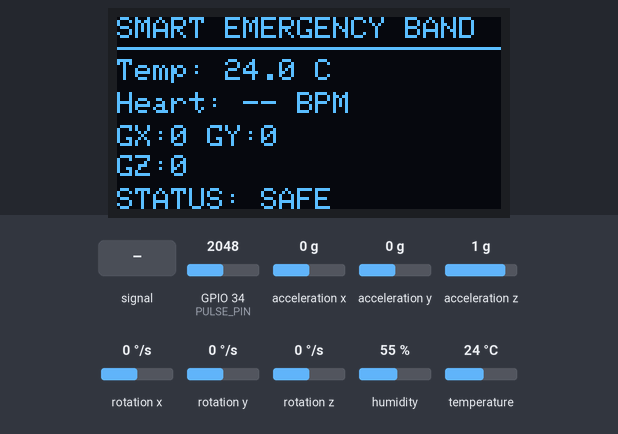
Simulated run of this sketch. Board: ESP32. On the bench: 128×64 one-colour display. Wiring (inferred from the names in the program): MPU-6050 motion sensor at I2C address 0x68. Inputs (shaded band) come from the test bench; at power-on: rotation x 0 °/s, rotation y 0 °/s, temperature 24 °C, GPIO 34 (PULSE_PIN) = 2048, acceleration x 0 g, acceleration y 0 g, acceleration z 1 g, rotation z 0 °/s, humidity 55 % (analog values on the 0–4095 scale). What the sketch prints to the serial monitor is not drawn.

Above: at 5.3 s.
5.4 s: GPIO 34 (PULSE_PIN) fed a 50 Hz sine of ±1228 counts around its level
At 10.7 s:
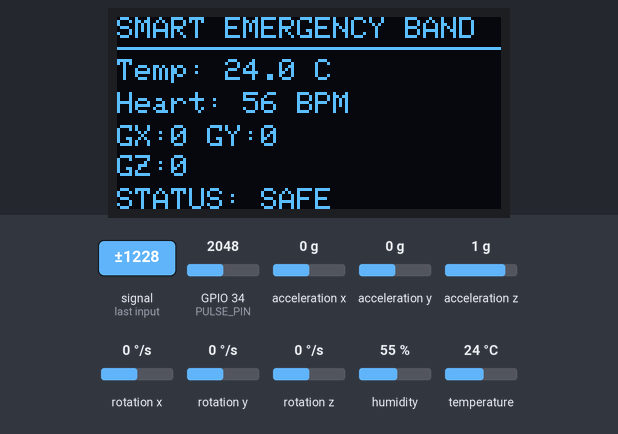
11.0 s: rotation x set to -192 °/s
At 12.4 s:
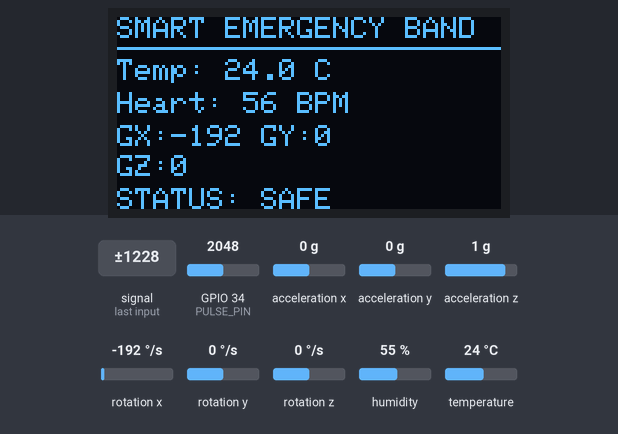
15.3 s: rotation y set to -192 °/s
At 16.6 s:
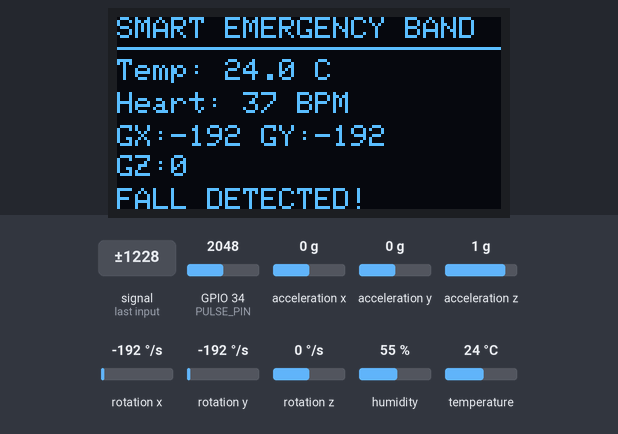
21.4 s: temperature set to 12 °C
At 25.4 s:
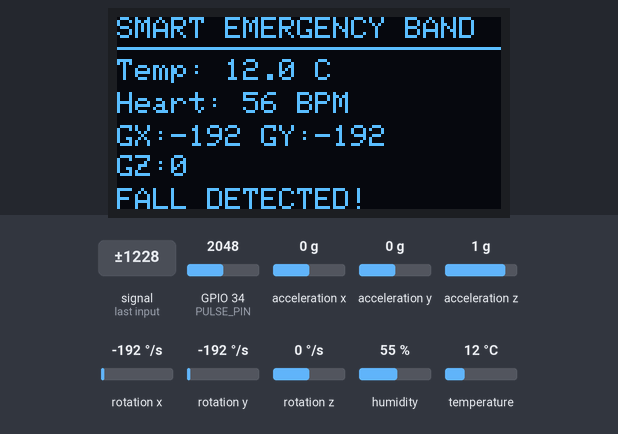
25.5 s: GPIO 34 (PULSE_PIN) set to 1960
At 27.1 s:
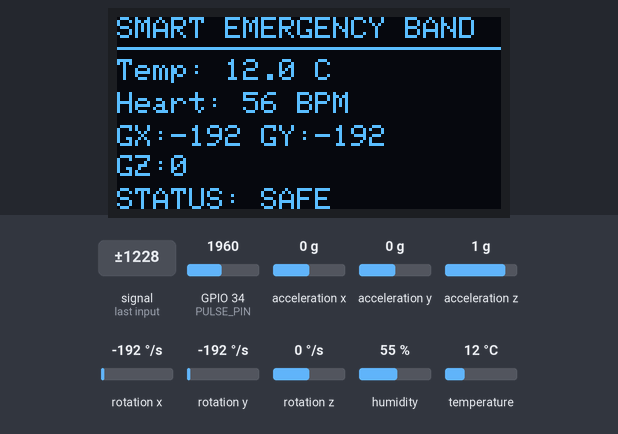
28.7 s: GPIO 34 (PULSE_PIN) fed a 1000 Hz sine of ±1023 counts around its level
At 34.3 s:
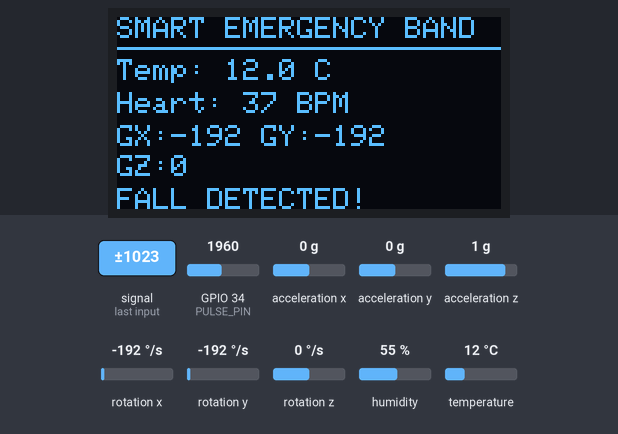
Timing chart, 0 to 35.6 s (numbered marks = the images above; inputs shaded):
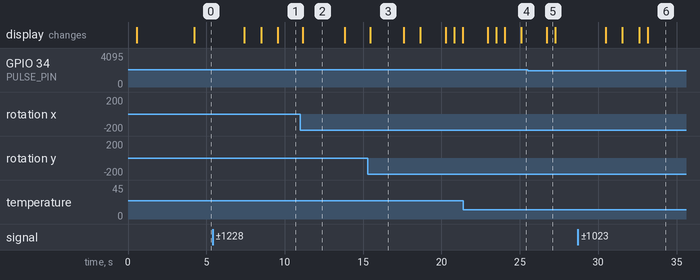

The sketch:

Smart_Emergency_Band_esp32.ino
```cpp
#include <Wire.h>
#include <Adafruit_GFX.h>
#include <Adafruit_SSD1306.h>
#include <DHT.h>

// =====================================================
// I2C
// =====================================================
#define SDA_PIN 21
#define SCL_PIN 22

// =====================================================
// MPU6050
// =====================================================
#define MPU_ADDR 0x68

#define PWR_MGMT_1   0x6B
#define ACCEL_XOUT_H 0x3B

// =====================================================
// DHT11
// =====================================================
#define DHT_PIN 4
#define DHT_TYPE DHT11

DHT dht(DHT_PIN, DHT_TYPE);

// =====================================================
// OLED
// =====================================================
#define SCREEN_WIDTH 128
#define SCREEN_HEIGHT 64
#define OLED_ADDR 0x3C
#define OLED_RESET -1

Adafruit_SSD1306 display(
  SCREEN_WIDTH,
  SCREEN_HEIGHT,
  &Wire,
  OLED_RESET
);

// =====================================================
// PULSE SENSOR
// =====================================================
#define PULSE_PIN 34

int pulseValue = 0;
int pulseThreshold = 2000;

bool beatDetected = false;

unsigned long lastBeatTime = 0;

int bpm = 0;

// =====================================================
// MPU VALUES
// =====================================================
int16_t AcX, AcY, AcZ;
int16_t GyX, GyY, GyZ;

float gx, gy, gz;

// =====================================================
// DHT VALUES
// =====================================================
float temperature = 0;
float humidity = 0;

// =====================================================
// GYRO FALL DETECTION
// =====================================================

// Gyroscope magnitude
float gyroMagnitude = 0;

// Adjust this value according to your sensor
float gyroFallThreshold = 250.0;

bool possibleFall = false;
bool fallDetected = false;

unsigned long fallStartTime = 0;


// =====================================================
// WRITE MPU REGISTER
// =====================================================
void writeMPU(byte reg, byte data) {

  Wire.beginTransmission(MPU_ADDR);
  Wire.write(reg);
  Wire.write(data);
  Wire.endTransmission();
}


// =====================================================
// READ MPU
// =====================================================
void readMPU() {

  Wire.beginTransmission(MPU_ADDR);
  Wire.write(ACCEL_XOUT_H);
  Wire.endTransmission(false);

  Wire.requestFrom(MPU_ADDR, 14);

  if (Wire.available() == 14) {

    AcX = Wire.read() << 8 | Wire.read();
    AcY = Wire.read() << 8 | Wire.read();
    AcZ = Wire.read() << 8 | Wire.read();

    // Skip temperature
    Wire.read();
    Wire.read();

    GyX = Wire.read() << 8 | Wire.read();
    GyY = Wire.read() << 8 | Wire.read();
    GyZ = Wire.read() << 8 | Wire.read();
  }

  // Gyroscope conversion
  gx = GyX / 131.0;
  gy = GyY / 131.0;
  gz = GyZ / 131.0;

  // Calculate total gyro movement
  gyroMagnitude = sqrt(
    (gx * gx) +
    (gy * gy) +
    (gz * gz)
  );
}


// =====================================================
// GYRO FALL DETECTION
// =====================================================
void detectFall() {

  // Detect sudden rotational movement
  if (gyroMagnitude > gyroFallThreshold &&
      !possibleFall &&
      !fallDetected) {

    possibleFall = true;

    fallStartTime = millis();

    Serial.println();
    Serial.println("POSSIBLE FALL DETECTED!");
  }


  // Confirm after sudden movement
  if (possibleFall) {

    // If another strong movement occurs
    if (gyroMagnitude > gyroFallThreshold) {

      fallDetected = true;

      possibleFall = false;

      fallStartTime = millis();

      Serial.println();
      Serial.println("********************************");
      Serial.println("       FALL DETECTED!");
      Serial.println("********************************");
    }


    // Cancel after 1 second
    if (millis() - fallStartTime > 1000) {

      possibleFall = false;
    }
  }


  // Keep fall message for 5 seconds
  if (fallDetected) {

    if (millis() - fallStartTime > 5000) {

      fallDetected = false;
    }
  }
}


// =====================================================
// HEART RATE
// =====================================================
void readHeartRate() {

  pulseValue = analogRead(PULSE_PIN);

  unsigned long currentTime = millis();

  if (pulseValue > pulseThreshold &&
      !beatDetected) {

    beatDetected = true;

    if (lastBeatTime > 0) {

      unsigned long beatInterval =
        currentTime - lastBeatTime;

      if (beatInterval >= 300 &&
          beatInterval <= 2000) {

        bpm = 60000 / beatInterval;
      }
    }

    lastBeatTime = currentTime;
  }


  if (pulseValue < pulseThreshold) {

    beatDetected = false;
  }


  if (bpm < 30 || bpm > 220) {

    bpm = 0;
  }
}


// =====================================================
// SETUP
// =====================================================
void setup() {

  Serial.begin(115200);

  Wire.begin(SDA_PIN, SCL_PIN);

  delay(500);


  // ===================================================
  // OLED
  // ===================================================

  if (!display.begin(
        SSD1306_SWITCHCAPVCC,
        OLED_ADDR)) {

    Serial.println("OLED NOT FOUND!");

    while (1);
  }


  display.clearDisplay();

  display.setTextColor(SSD1306_WHITE);

  display.setTextSize(1);

  display.setCursor(0, 0);
  display.println("SMART EMERGENCY BAND");

  display.setCursor(0, 20);
  display.println("Starting sensors...");

  display.display();

  delay(1500);


  // ===================================================
  // MPU6050
  // ===================================================

  writeMPU(PWR_MGMT_1, 0x00);

  delay(100);

  Serial.println();
  Serial.println("SMART EMERGENCY BAND");
  Serial.println("--------------------");

  Serial.println("MPU6050 initialized");


  // ===================================================
  // DHT11
  // ===================================================

  dht.begin();

  Serial.println("DHT11 initialized");


  // ===================================================
  // PULSE SENSOR
  // ===================================================

  pinMode(PULSE_PIN, INPUT);

  analogReadResolution(12);

  Serial.println("Pulse sensor initialized");

  delay(2000);
}


// =====================================================
// LOOP
// =====================================================
void loop() {

  // MPU
  readMPU();

  // Gyroscope fall detection
  detectFall();

  // DHT11
  temperature = dht.readTemperature();
  humidity = dht.readHumidity();

  // Heart rate
  readHeartRate();


  // ===================================================
  // SERIAL MONITOR
  // ===================================================

  Serial.print("Temp: ");

  if (!isnan(temperature)) {
    Serial.print(temperature, 1);
    Serial.print(" C");
  }
  else {
    Serial.print("ERROR");
  }


  Serial.print(" | BPM: ");
  Serial.print(bpm);


  Serial.print(" | GYRO X: ");
  Serial.print(gx, 1);

  Serial.print(" Y: ");
  Serial.print(gy, 1);

  Serial.print(" Z: ");
  Serial.print(gz, 1);


  Serial.print(" | GYRO MAG: ");
  Serial.print(gyroMagnitude, 1);


  Serial.print(" | Status: ");

  if (fallDetected) {

    Serial.println("FALL DETECTED!");

  }
  else if (possibleFall) {

    Serial.println("POSSIBLE FALL");

  }
  else {

    Serial.println("SAFE");
  }


  // ===================================================
  // OLED
  // ===================================================

  display.clearDisplay();

  display.setTextColor(SSD1306_WHITE);

  display.setTextSize(1);


  // Title
  display.setCursor(0, 0);
  display.println("SMART EMERGENCY BAND");

  display.drawLine(
    0, 10,
    127, 10,
    SSD1306_WHITE
  );


  // Temperature
  display.setCursor(0, 14);

  display.print("Temp: ");

  if (!isnan(temperature)) {

    display.print(temperature, 1);
    display.println(" C");

  }
  else {

    display.println("ERROR");
  }


  // Heart
  display.setCursor(0, 25);

  display.print("Heart: ");

  if (bpm > 0) {

    display.print(bpm);
    display.println(" BPM");

  }
  else {

    display.println("-- BPM");
  }


  // Gyroscope
  display.setCursor(0, 36);

  display.print("GX:");
  display.print(gx, 0);

  display.print(" GY:");
  display.print(gy, 0);


  display.setCursor(0, 46);

  display.print("GZ:");
  display.print(gz, 0);


  // Status
  display.setCursor(0, 57);

  if (fallDetected) {

    display.print("FALL DETECTED!");

  }
  else if (possibleFall) {

    display.print("CHECK MOVEMENT");

  }
  else {

    display.print("STATUS: SAFE");

  }


  display.display();


  // Fast sampling for movement detection
  delay(500);
}
```

Measured:
- after the input at 5.4 s, the display: changes after 2.0 s (image 1)
- after the input at 11.0 s, the display: changes after 0.16 s (image 2)
- after the input at 15.3 s, the display: changes after 0.15 s (image 3)
- after the input at 28.7 s, the display: first changes after 1.8 s (image 6 shows a later state)
- what the display in image 2 shows lasts 2.6 s, from 11.2 s to 13.8 s
- what the display in image 3 shows lasts 2.1 s, from 15.5 s to 17.6 s
- what the display in image 5 shows lasts 0.6 s, from 26.7 s to 27.3 s
